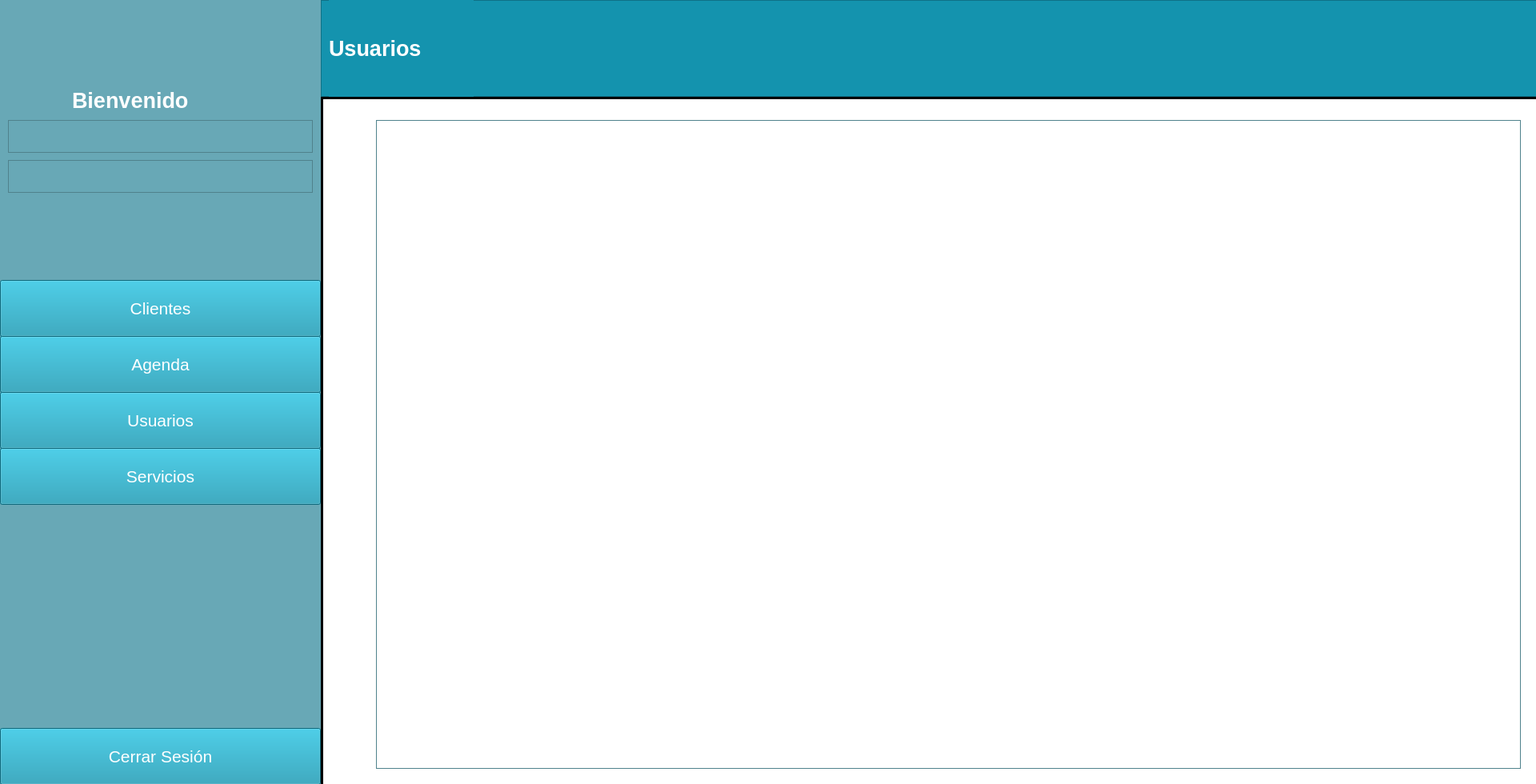
<?xml version="1.0" encoding="UTF-8"?>
<ui version="4.0">
 <class>MainWindow</class>
 <widget class="QMainWindow" name="MainWindow">
  <property name="geometry">
   <rect>
    <x>0</x>
    <y>0</y>
    <width>1920</width>
    <height>980</height>
   </rect>
  </property>
  <property name="palette">
   <palette>
    <active>
     <colorrole role="WindowText">
      <brush brushstyle="SolidPattern">
       <color alpha="255">
        <red>255</red>
        <green>255</green>
        <blue>255</blue>
       </color>
      </brush>
     </colorrole>
     <colorrole role="Light">
      <brush brushstyle="SolidPattern">
       <color alpha="255">
        <red>20</red>
        <green>147</green>
        <blue>174</blue>
       </color>
      </brush>
     </colorrole>
     <colorrole role="Base">
      <brush brushstyle="SolidPattern">
       <color alpha="255">
        <red>255</red>
        <green>255</green>
        <blue>255</blue>
       </color>
      </brush>
     </colorrole>
     <colorrole role="Window">
      <brush brushstyle="SolidPattern">
       <color alpha="255">
        <red>104</red>
        <green>168</green>
        <blue>182</blue>
       </color>
      </brush>
     </colorrole>
    </active>
    <inactive>
     <colorrole role="WindowText">
      <brush brushstyle="SolidPattern">
       <color alpha="255">
        <red>255</red>
        <green>255</green>
        <blue>255</blue>
       </color>
      </brush>
     </colorrole>
     <colorrole role="Light">
      <brush brushstyle="SolidPattern">
       <color alpha="255">
        <red>20</red>
        <green>147</green>
        <blue>174</blue>
       </color>
      </brush>
     </colorrole>
     <colorrole role="Base">
      <brush brushstyle="SolidPattern">
       <color alpha="255">
        <red>255</red>
        <green>255</green>
        <blue>255</blue>
       </color>
      </brush>
     </colorrole>
     <colorrole role="Window">
      <brush brushstyle="SolidPattern">
       <color alpha="255">
        <red>104</red>
        <green>168</green>
        <blue>182</blue>
       </color>
      </brush>
     </colorrole>
    </inactive>
    <disabled>
     <colorrole role="WindowText">
      <brush brushstyle="SolidPattern">
       <color alpha="255">
        <red>120</red>
        <green>120</green>
        <blue>120</blue>
       </color>
      </brush>
     </colorrole>
     <colorrole role="Light">
      <brush brushstyle="SolidPattern">
       <color alpha="255">
        <red>20</red>
        <green>147</green>
        <blue>174</blue>
       </color>
      </brush>
     </colorrole>
     <colorrole role="Base">
      <brush brushstyle="SolidPattern">
       <color alpha="255">
        <red>104</red>
        <green>168</green>
        <blue>182</blue>
       </color>
      </brush>
     </colorrole>
     <colorrole role="Window">
      <brush brushstyle="SolidPattern">
       <color alpha="255">
        <red>104</red>
        <green>168</green>
        <blue>182</blue>
       </color>
      </brush>
     </colorrole>
    </disabled>
   </palette>
  </property>
  <property name="windowTitle">
   <string>Centro de estetica</string>
  </property>
  <property name="windowIcon">
   <iconset>
    <normaloff>../../Downloads/uco/POO/entornoVirtual/_92127008_thinkstockphotos-615094882.jpg</normaloff>../../Downloads/uco/POO/entornoVirtual/_92127008_thinkstockphotos-615094882.jpg</iconset>
  </property>
  <widget class="QWidget" name="centralwidget">
   <property name="enabled">
    <bool>true</bool>
   </property>
   <widget class="QPushButton" name="boton">
    <property name="geometry">
     <rect>
      <x>1080</x>
      <y>660</y>
      <width>150</width>
      <height>45</height>
     </rect>
    </property>
    <property name="font">
     <font>
      <pointsize>16</pointsize>
     </font>
    </property>
    <property name="text">
     <string>Entrar</string>
    </property>
    <property name="icon">
     <iconset>
      <normaloff>../../Downloads/uco/POO/entornoVirtual/_92127008_thinkstockphotos-615094882.jpg</normaloff>../../Downloads/uco/POO/entornoVirtual/_92127008_thinkstockphotos-615094882.jpg</iconset>
    </property>
    <property name="iconSize">
     <size>
      <width>35</width>
      <height>30</height>
     </size>
    </property>
   </widget>
   <widget class="QLabel" name="Title">
    <property name="geometry">
     <rect>
      <x>90</x>
      <y>80</y>
      <width>211</width>
      <height>91</height>
     </rect>
    </property>
    <property name="font">
     <font>
      <family>MS Shell Dlg 2</family>
      <pointsize>20</pointsize>
      <weight>75</weight>
      <italic>false</italic>
      <bold>true</bold>
      <strikeout>false</strikeout>
     </font>
    </property>
    <property name="text">
     <string>Bienvenido</string>
    </property>
   </widget>
   <widget class="QTextEdit" name="Nombre_usuario">
    <property name="geometry">
     <rect>
      <x>10</x>
      <y>150</y>
      <width>381</width>
      <height>41</height>
     </rect>
    </property>
    <property name="styleSheet">
     <string notr="true">background-color: rgb(104, 168, 182);
color: rgb(104, 168, 182);
selection-color: rgb(104, 168, 182);
border-bottom-color: rgb(104, 168, 182);
alternate-background-color: rgb(104, 168, 182);
gridline-color: rgb(104, 168, 182);
border-top-color: rgb(104, 168, 182);
border-color: rgb(104, 168, 182);</string>
    </property>
   </widget>
   <widget class="QLineEdit" name="varA">
    <property name="geometry">
     <rect>
      <x>820</x>
      <y>410</y>
      <width>451</width>
      <height>61</height>
     </rect>
    </property>
    <property name="sizePolicy">
     <sizepolicy hsizetype="Expanding" vsizetype="Fixed">
      <horstretch>0</horstretch>
      <verstretch>0</verstretch>
     </sizepolicy>
    </property>
    <property name="font">
     <font>
      <pointsize>20</pointsize>
     </font>
    </property>
   </widget>
   <widget class="QLineEdit" name="varB">
    <property name="geometry">
     <rect>
      <x>820</x>
      <y>520</y>
      <width>451</width>
      <height>61</height>
     </rect>
    </property>
    <property name="font">
     <font>
      <pointsize>20</pointsize>
     </font>
    </property>
    <property name="echoMode">
     <enum>QLineEdit::Password</enum>
    </property>
   </widget>
   <widget class="QLabel" name="label_2">
    <property name="geometry">
     <rect>
      <x>570</x>
      <y>510</y>
      <width>211</width>
      <height>81</height>
     </rect>
    </property>
    <property name="font">
     <font>
      <pointsize>25</pointsize>
     </font>
    </property>
    <property name="text">
     <string>Contraseña</string>
    </property>
   </widget>
   <widget class="QLabel" name="label_3">
    <property name="geometry">
     <rect>
      <x>600</x>
      <y>410</y>
      <width>141</width>
      <height>51</height>
     </rect>
    </property>
    <property name="font">
     <font>
      <pointsize>25</pointsize>
     </font>
    </property>
    <property name="text">
     <string>Usuario</string>
    </property>
   </widget>
   <widget class="QPushButton" name="cerrarPrograma">
    <property name="geometry">
     <rect>
      <x>840</x>
      <y>660</y>
      <width>150</width>
      <height>45</height>
     </rect>
    </property>
    <property name="font">
     <font>
      <pointsize>16</pointsize>
     </font>
    </property>
    <property name="text">
     <string>Cerrar</string>
    </property>
    <property name="icon">
     <iconset>
      <normaloff>../../Downloads/uco/POO/entornoVirtual/_92127008_thinkstockphotos-615094882.jpg</normaloff>../../Downloads/uco/POO/entornoVirtual/_92127008_thinkstockphotos-615094882.jpg</iconset>
    </property>
    <property name="iconSize">
     <size>
      <width>35</width>
      <height>30</height>
     </size>
    </property>
   </widget>
   <widget class="QTextEdit" name="Documento">
    <property name="geometry">
     <rect>
      <x>10</x>
      <y>200</y>
      <width>381</width>
      <height>41</height>
     </rect>
    </property>
    <property name="styleSheet">
     <string notr="true">background-color: rgb(104, 168, 182);</string>
    </property>
   </widget>
   <widget class="QPushButton" name="botSerRec">
    <property name="geometry">
     <rect>
      <x>0</x>
      <y>560</y>
      <width>401</width>
      <height>71</height>
     </rect>
    </property>
    <property name="palette">
     <palette>
      <active>
       <colorrole role="Button">
        <brush brushstyle="SolidPattern">
         <color alpha="255">
          <red>20</red>
          <green>147</green>
          <blue>174</blue>
         </color>
        </brush>
       </colorrole>
       <colorrole role="Text">
        <brush brushstyle="SolidPattern">
         <color alpha="255">
          <red>255</red>
          <green>255</green>
          <blue>255</blue>
         </color>
        </brush>
       </colorrole>
       <colorrole role="ButtonText">
        <brush brushstyle="SolidPattern">
         <color alpha="255">
          <red>255</red>
          <green>255</green>
          <blue>255</blue>
         </color>
        </brush>
       </colorrole>
       <colorrole role="Base">
        <brush brushstyle="SolidPattern">
         <color alpha="255">
          <red>20</red>
          <green>147</green>
          <blue>174</blue>
         </color>
        </brush>
       </colorrole>
       <colorrole role="Window">
        <brush brushstyle="SolidPattern">
         <color alpha="255">
          <red>20</red>
          <green>147</green>
          <blue>174</blue>
         </color>
        </brush>
       </colorrole>
       <colorrole role="PlaceholderText">
        <brush brushstyle="SolidPattern">
         <color alpha="128">
          <red>255</red>
          <green>255</green>
          <blue>255</blue>
         </color>
        </brush>
       </colorrole>
      </active>
      <inactive>
       <colorrole role="Button">
        <brush brushstyle="SolidPattern">
         <color alpha="255">
          <red>20</red>
          <green>147</green>
          <blue>174</blue>
         </color>
        </brush>
       </colorrole>
       <colorrole role="Text">
        <brush brushstyle="SolidPattern">
         <color alpha="255">
          <red>255</red>
          <green>255</green>
          <blue>255</blue>
         </color>
        </brush>
       </colorrole>
       <colorrole role="ButtonText">
        <brush brushstyle="SolidPattern">
         <color alpha="255">
          <red>255</red>
          <green>255</green>
          <blue>255</blue>
         </color>
        </brush>
       </colorrole>
       <colorrole role="Base">
        <brush brushstyle="SolidPattern">
         <color alpha="255">
          <red>20</red>
          <green>147</green>
          <blue>174</blue>
         </color>
        </brush>
       </colorrole>
       <colorrole role="Window">
        <brush brushstyle="SolidPattern">
         <color alpha="255">
          <red>20</red>
          <green>147</green>
          <blue>174</blue>
         </color>
        </brush>
       </colorrole>
       <colorrole role="PlaceholderText">
        <brush brushstyle="SolidPattern">
         <color alpha="128">
          <red>255</red>
          <green>255</green>
          <blue>255</blue>
         </color>
        </brush>
       </colorrole>
      </inactive>
      <disabled>
       <colorrole role="Button">
        <brush brushstyle="SolidPattern">
         <color alpha="255">
          <red>20</red>
          <green>147</green>
          <blue>174</blue>
         </color>
        </brush>
       </colorrole>
       <colorrole role="Text">
        <brush brushstyle="SolidPattern">
         <color alpha="255">
          <red>120</red>
          <green>120</green>
          <blue>120</blue>
         </color>
        </brush>
       </colorrole>
       <colorrole role="ButtonText">
        <brush brushstyle="SolidPattern">
         <color alpha="255">
          <red>120</red>
          <green>120</green>
          <blue>120</blue>
         </color>
        </brush>
       </colorrole>
       <colorrole role="Base">
        <brush brushstyle="SolidPattern">
         <color alpha="255">
          <red>20</red>
          <green>147</green>
          <blue>174</blue>
         </color>
        </brush>
       </colorrole>
       <colorrole role="Window">
        <brush brushstyle="SolidPattern">
         <color alpha="255">
          <red>20</red>
          <green>147</green>
          <blue>174</blue>
         </color>
        </brush>
       </colorrole>
       <colorrole role="PlaceholderText">
        <brush brushstyle="SolidPattern">
         <color alpha="128">
          <red>0</red>
          <green>0</green>
          <blue>0</blue>
         </color>
        </brush>
       </colorrole>
      </disabled>
     </palette>
    </property>
    <property name="font">
     <font>
      <pointsize>16</pointsize>
     </font>
    </property>
    <property name="styleSheet">
     <string notr="true">background-color: rgb(20, 147, 174);</string>
    </property>
    <property name="text">
     <string>Servicios</string>
    </property>
    <property name="icon">
     <iconset>
      <normaloff>../../Downloads/uco/POO/entornoVirtual/_92127008_thinkstockphotos-615094882.jpg</normaloff>../../Downloads/uco/POO/entornoVirtual/_92127008_thinkstockphotos-615094882.jpg</iconset>
    </property>
    <property name="iconSize">
     <size>
      <width>35</width>
      <height>30</height>
     </size>
    </property>
   </widget>
   <widget class="QPushButton" name="botCliRec">
    <property name="geometry">
     <rect>
      <x>0</x>
      <y>350</y>
      <width>401</width>
      <height>71</height>
     </rect>
    </property>
    <property name="palette">
     <palette>
      <active>
       <colorrole role="Button">
        <brush brushstyle="SolidPattern">
         <color alpha="255">
          <red>20</red>
          <green>147</green>
          <blue>174</blue>
         </color>
        </brush>
       </colorrole>
       <colorrole role="Text">
        <brush brushstyle="SolidPattern">
         <color alpha="255">
          <red>255</red>
          <green>255</green>
          <blue>255</blue>
         </color>
        </brush>
       </colorrole>
       <colorrole role="ButtonText">
        <brush brushstyle="SolidPattern">
         <color alpha="255">
          <red>255</red>
          <green>255</green>
          <blue>255</blue>
         </color>
        </brush>
       </colorrole>
       <colorrole role="Base">
        <brush brushstyle="SolidPattern">
         <color alpha="255">
          <red>20</red>
          <green>147</green>
          <blue>174</blue>
         </color>
        </brush>
       </colorrole>
       <colorrole role="Window">
        <brush brushstyle="SolidPattern">
         <color alpha="255">
          <red>20</red>
          <green>147</green>
          <blue>174</blue>
         </color>
        </brush>
       </colorrole>
       <colorrole role="PlaceholderText">
        <brush brushstyle="SolidPattern">
         <color alpha="128">
          <red>255</red>
          <green>255</green>
          <blue>255</blue>
         </color>
        </brush>
       </colorrole>
      </active>
      <inactive>
       <colorrole role="Button">
        <brush brushstyle="SolidPattern">
         <color alpha="255">
          <red>20</red>
          <green>147</green>
          <blue>174</blue>
         </color>
        </brush>
       </colorrole>
       <colorrole role="Text">
        <brush brushstyle="SolidPattern">
         <color alpha="255">
          <red>255</red>
          <green>255</green>
          <blue>255</blue>
         </color>
        </brush>
       </colorrole>
       <colorrole role="ButtonText">
        <brush brushstyle="SolidPattern">
         <color alpha="255">
          <red>255</red>
          <green>255</green>
          <blue>255</blue>
         </color>
        </brush>
       </colorrole>
       <colorrole role="Base">
        <brush brushstyle="SolidPattern">
         <color alpha="255">
          <red>20</red>
          <green>147</green>
          <blue>174</blue>
         </color>
        </brush>
       </colorrole>
       <colorrole role="Window">
        <brush brushstyle="SolidPattern">
         <color alpha="255">
          <red>20</red>
          <green>147</green>
          <blue>174</blue>
         </color>
        </brush>
       </colorrole>
       <colorrole role="PlaceholderText">
        <brush brushstyle="SolidPattern">
         <color alpha="128">
          <red>255</red>
          <green>255</green>
          <blue>255</blue>
         </color>
        </brush>
       </colorrole>
      </inactive>
      <disabled>
       <colorrole role="Button">
        <brush brushstyle="SolidPattern">
         <color alpha="255">
          <red>20</red>
          <green>147</green>
          <blue>174</blue>
         </color>
        </brush>
       </colorrole>
       <colorrole role="Text">
        <brush brushstyle="SolidPattern">
         <color alpha="255">
          <red>120</red>
          <green>120</green>
          <blue>120</blue>
         </color>
        </brush>
       </colorrole>
       <colorrole role="ButtonText">
        <brush brushstyle="SolidPattern">
         <color alpha="255">
          <red>120</red>
          <green>120</green>
          <blue>120</blue>
         </color>
        </brush>
       </colorrole>
       <colorrole role="Base">
        <brush brushstyle="SolidPattern">
         <color alpha="255">
          <red>20</red>
          <green>147</green>
          <blue>174</blue>
         </color>
        </brush>
       </colorrole>
       <colorrole role="Window">
        <brush brushstyle="SolidPattern">
         <color alpha="255">
          <red>20</red>
          <green>147</green>
          <blue>174</blue>
         </color>
        </brush>
       </colorrole>
       <colorrole role="PlaceholderText">
        <brush brushstyle="SolidPattern">
         <color alpha="128">
          <red>0</red>
          <green>0</green>
          <blue>0</blue>
         </color>
        </brush>
       </colorrole>
      </disabled>
     </palette>
    </property>
    <property name="font">
     <font>
      <pointsize>16</pointsize>
     </font>
    </property>
    <property name="styleSheet">
     <string notr="true">background-color: rgb(20, 147, 174);</string>
    </property>
    <property name="text">
     <string>Clientes</string>
    </property>
    <property name="icon">
     <iconset>
      <normaloff>../../Downloads/uco/POO/entornoVirtual/_92127008_thinkstockphotos-615094882.jpg</normaloff>../../Downloads/uco/POO/entornoVirtual/_92127008_thinkstockphotos-615094882.jpg</iconset>
    </property>
    <property name="iconSize">
     <size>
      <width>35</width>
      <height>30</height>
     </size>
    </property>
   </widget>
   <widget class="QPushButton" name="botAgeRec">
    <property name="geometry">
     <rect>
      <x>0</x>
      <y>420</y>
      <width>401</width>
      <height>71</height>
     </rect>
    </property>
    <property name="palette">
     <palette>
      <active>
       <colorrole role="Button">
        <brush brushstyle="SolidPattern">
         <color alpha="255">
          <red>20</red>
          <green>147</green>
          <blue>174</blue>
         </color>
        </brush>
       </colorrole>
       <colorrole role="Text">
        <brush brushstyle="SolidPattern">
         <color alpha="255">
          <red>255</red>
          <green>255</green>
          <blue>255</blue>
         </color>
        </brush>
       </colorrole>
       <colorrole role="ButtonText">
        <brush brushstyle="SolidPattern">
         <color alpha="255">
          <red>255</red>
          <green>255</green>
          <blue>255</blue>
         </color>
        </brush>
       </colorrole>
       <colorrole role="Base">
        <brush brushstyle="SolidPattern">
         <color alpha="255">
          <red>20</red>
          <green>147</green>
          <blue>174</blue>
         </color>
        </brush>
       </colorrole>
       <colorrole role="Window">
        <brush brushstyle="SolidPattern">
         <color alpha="255">
          <red>20</red>
          <green>147</green>
          <blue>174</blue>
         </color>
        </brush>
       </colorrole>
       <colorrole role="PlaceholderText">
        <brush brushstyle="SolidPattern">
         <color alpha="128">
          <red>255</red>
          <green>255</green>
          <blue>255</blue>
         </color>
        </brush>
       </colorrole>
      </active>
      <inactive>
       <colorrole role="Button">
        <brush brushstyle="SolidPattern">
         <color alpha="255">
          <red>20</red>
          <green>147</green>
          <blue>174</blue>
         </color>
        </brush>
       </colorrole>
       <colorrole role="Text">
        <brush brushstyle="SolidPattern">
         <color alpha="255">
          <red>255</red>
          <green>255</green>
          <blue>255</blue>
         </color>
        </brush>
       </colorrole>
       <colorrole role="ButtonText">
        <brush brushstyle="SolidPattern">
         <color alpha="255">
          <red>255</red>
          <green>255</green>
          <blue>255</blue>
         </color>
        </brush>
       </colorrole>
       <colorrole role="Base">
        <brush brushstyle="SolidPattern">
         <color alpha="255">
          <red>20</red>
          <green>147</green>
          <blue>174</blue>
         </color>
        </brush>
       </colorrole>
       <colorrole role="Window">
        <brush brushstyle="SolidPattern">
         <color alpha="255">
          <red>20</red>
          <green>147</green>
          <blue>174</blue>
         </color>
        </brush>
       </colorrole>
       <colorrole role="PlaceholderText">
        <brush brushstyle="SolidPattern">
         <color alpha="128">
          <red>255</red>
          <green>255</green>
          <blue>255</blue>
         </color>
        </brush>
       </colorrole>
      </inactive>
      <disabled>
       <colorrole role="Button">
        <brush brushstyle="SolidPattern">
         <color alpha="255">
          <red>20</red>
          <green>147</green>
          <blue>174</blue>
         </color>
        </brush>
       </colorrole>
       <colorrole role="Text">
        <brush brushstyle="SolidPattern">
         <color alpha="255">
          <red>120</red>
          <green>120</green>
          <blue>120</blue>
         </color>
        </brush>
       </colorrole>
       <colorrole role="ButtonText">
        <brush brushstyle="SolidPattern">
         <color alpha="255">
          <red>120</red>
          <green>120</green>
          <blue>120</blue>
         </color>
        </brush>
       </colorrole>
       <colorrole role="Base">
        <brush brushstyle="SolidPattern">
         <color alpha="255">
          <red>20</red>
          <green>147</green>
          <blue>174</blue>
         </color>
        </brush>
       </colorrole>
       <colorrole role="Window">
        <brush brushstyle="SolidPattern">
         <color alpha="255">
          <red>20</red>
          <green>147</green>
          <blue>174</blue>
         </color>
        </brush>
       </colorrole>
       <colorrole role="PlaceholderText">
        <brush brushstyle="SolidPattern">
         <color alpha="128">
          <red>0</red>
          <green>0</green>
          <blue>0</blue>
         </color>
        </brush>
       </colorrole>
      </disabled>
     </palette>
    </property>
    <property name="font">
     <font>
      <pointsize>16</pointsize>
     </font>
    </property>
    <property name="styleSheet">
     <string notr="true">background-color: rgb(20, 147, 174);</string>
    </property>
    <property name="text">
     <string>Agenda</string>
    </property>
    <property name="icon">
     <iconset>
      <normaloff>../../Downloads/uco/POO/entornoVirtual/_92127008_thinkstockphotos-615094882.jpg</normaloff>../../Downloads/uco/POO/entornoVirtual/_92127008_thinkstockphotos-615094882.jpg</iconset>
    </property>
    <property name="iconSize">
     <size>
      <width>35</width>
      <height>30</height>
     </size>
    </property>
   </widget>
   <widget class="QPushButton" name="botUsuRec">
    <property name="geometry">
     <rect>
      <x>0</x>
      <y>490</y>
      <width>401</width>
      <height>71</height>
     </rect>
    </property>
    <property name="palette">
     <palette>
      <active>
       <colorrole role="Button">
        <brush brushstyle="SolidPattern">
         <color alpha="255">
          <red>20</red>
          <green>147</green>
          <blue>174</blue>
         </color>
        </brush>
       </colorrole>
       <colorrole role="Text">
        <brush brushstyle="SolidPattern">
         <color alpha="255">
          <red>255</red>
          <green>255</green>
          <blue>255</blue>
         </color>
        </brush>
       </colorrole>
       <colorrole role="ButtonText">
        <brush brushstyle="SolidPattern">
         <color alpha="255">
          <red>255</red>
          <green>255</green>
          <blue>255</blue>
         </color>
        </brush>
       </colorrole>
       <colorrole role="Base">
        <brush brushstyle="SolidPattern">
         <color alpha="255">
          <red>20</red>
          <green>147</green>
          <blue>174</blue>
         </color>
        </brush>
       </colorrole>
       <colorrole role="Window">
        <brush brushstyle="SolidPattern">
         <color alpha="255">
          <red>20</red>
          <green>147</green>
          <blue>174</blue>
         </color>
        </brush>
       </colorrole>
       <colorrole role="PlaceholderText">
        <brush brushstyle="SolidPattern">
         <color alpha="128">
          <red>255</red>
          <green>255</green>
          <blue>255</blue>
         </color>
        </brush>
       </colorrole>
      </active>
      <inactive>
       <colorrole role="Button">
        <brush brushstyle="SolidPattern">
         <color alpha="255">
          <red>20</red>
          <green>147</green>
          <blue>174</blue>
         </color>
        </brush>
       </colorrole>
       <colorrole role="Text">
        <brush brushstyle="SolidPattern">
         <color alpha="255">
          <red>255</red>
          <green>255</green>
          <blue>255</blue>
         </color>
        </brush>
       </colorrole>
       <colorrole role="ButtonText">
        <brush brushstyle="SolidPattern">
         <color alpha="255">
          <red>255</red>
          <green>255</green>
          <blue>255</blue>
         </color>
        </brush>
       </colorrole>
       <colorrole role="Base">
        <brush brushstyle="SolidPattern">
         <color alpha="255">
          <red>20</red>
          <green>147</green>
          <blue>174</blue>
         </color>
        </brush>
       </colorrole>
       <colorrole role="Window">
        <brush brushstyle="SolidPattern">
         <color alpha="255">
          <red>20</red>
          <green>147</green>
          <blue>174</blue>
         </color>
        </brush>
       </colorrole>
       <colorrole role="PlaceholderText">
        <brush brushstyle="SolidPattern">
         <color alpha="128">
          <red>255</red>
          <green>255</green>
          <blue>255</blue>
         </color>
        </brush>
       </colorrole>
      </inactive>
      <disabled>
       <colorrole role="Button">
        <brush brushstyle="SolidPattern">
         <color alpha="255">
          <red>20</red>
          <green>147</green>
          <blue>174</blue>
         </color>
        </brush>
       </colorrole>
       <colorrole role="Text">
        <brush brushstyle="SolidPattern">
         <color alpha="255">
          <red>120</red>
          <green>120</green>
          <blue>120</blue>
         </color>
        </brush>
       </colorrole>
       <colorrole role="ButtonText">
        <brush brushstyle="SolidPattern">
         <color alpha="255">
          <red>120</red>
          <green>120</green>
          <blue>120</blue>
         </color>
        </brush>
       </colorrole>
       <colorrole role="Base">
        <brush brushstyle="SolidPattern">
         <color alpha="255">
          <red>20</red>
          <green>147</green>
          <blue>174</blue>
         </color>
        </brush>
       </colorrole>
       <colorrole role="Window">
        <brush brushstyle="SolidPattern">
         <color alpha="255">
          <red>20</red>
          <green>147</green>
          <blue>174</blue>
         </color>
        </brush>
       </colorrole>
       <colorrole role="PlaceholderText">
        <brush brushstyle="SolidPattern">
         <color alpha="128">
          <red>0</red>
          <green>0</green>
          <blue>0</blue>
         </color>
        </brush>
       </colorrole>
      </disabled>
     </palette>
    </property>
    <property name="font">
     <font>
      <pointsize>16</pointsize>
     </font>
    </property>
    <property name="styleSheet">
     <string notr="true">background-color: rgb(20, 147, 174);</string>
    </property>
    <property name="text">
     <string>Usuarios</string>
    </property>
    <property name="icon">
     <iconset>
      <normaloff>../../Downloads/uco/POO/entornoVirtual/_92127008_thinkstockphotos-615094882.jpg</normaloff>../../Downloads/uco/POO/entornoVirtual/_92127008_thinkstockphotos-615094882.jpg</iconset>
    </property>
    <property name="iconSize">
     <size>
      <width>35</width>
      <height>30</height>
     </size>
    </property>
   </widget>
   <widget class="QPushButton" name="botCerRec">
    <property name="geometry">
     <rect>
      <x>0</x>
      <y>910</y>
      <width>401</width>
      <height>71</height>
     </rect>
    </property>
    <property name="palette">
     <palette>
      <active>
       <colorrole role="Button">
        <brush brushstyle="SolidPattern">
         <color alpha="255">
          <red>20</red>
          <green>147</green>
          <blue>174</blue>
         </color>
        </brush>
       </colorrole>
       <colorrole role="ButtonText">
        <brush brushstyle="SolidPattern">
         <color alpha="255">
          <red>255</red>
          <green>255</green>
          <blue>255</blue>
         </color>
        </brush>
       </colorrole>
       <colorrole role="Base">
        <brush brushstyle="SolidPattern">
         <color alpha="255">
          <red>20</red>
          <green>147</green>
          <blue>174</blue>
         </color>
        </brush>
       </colorrole>
       <colorrole role="Window">
        <brush brushstyle="SolidPattern">
         <color alpha="255">
          <red>20</red>
          <green>147</green>
          <blue>174</blue>
         </color>
        </brush>
       </colorrole>
      </active>
      <inactive>
       <colorrole role="Button">
        <brush brushstyle="SolidPattern">
         <color alpha="255">
          <red>20</red>
          <green>147</green>
          <blue>174</blue>
         </color>
        </brush>
       </colorrole>
       <colorrole role="ButtonText">
        <brush brushstyle="SolidPattern">
         <color alpha="255">
          <red>255</red>
          <green>255</green>
          <blue>255</blue>
         </color>
        </brush>
       </colorrole>
       <colorrole role="Base">
        <brush brushstyle="SolidPattern">
         <color alpha="255">
          <red>20</red>
          <green>147</green>
          <blue>174</blue>
         </color>
        </brush>
       </colorrole>
       <colorrole role="Window">
        <brush brushstyle="SolidPattern">
         <color alpha="255">
          <red>20</red>
          <green>147</green>
          <blue>174</blue>
         </color>
        </brush>
       </colorrole>
      </inactive>
      <disabled>
       <colorrole role="Button">
        <brush brushstyle="SolidPattern">
         <color alpha="255">
          <red>20</red>
          <green>147</green>
          <blue>174</blue>
         </color>
        </brush>
       </colorrole>
       <colorrole role="ButtonText">
        <brush brushstyle="SolidPattern">
         <color alpha="255">
          <red>120</red>
          <green>120</green>
          <blue>120</blue>
         </color>
        </brush>
       </colorrole>
       <colorrole role="Base">
        <brush brushstyle="SolidPattern">
         <color alpha="255">
          <red>20</red>
          <green>147</green>
          <blue>174</blue>
         </color>
        </brush>
       </colorrole>
       <colorrole role="Window">
        <brush brushstyle="SolidPattern">
         <color alpha="255">
          <red>20</red>
          <green>147</green>
          <blue>174</blue>
         </color>
        </brush>
       </colorrole>
      </disabled>
     </palette>
    </property>
    <property name="font">
     <font>
      <pointsize>16</pointsize>
     </font>
    </property>
    <property name="styleSheet">
     <string notr="true">background-color: rgb(20, 147, 174);</string>
    </property>
    <property name="text">
     <string>Cerrar Sesión</string>
    </property>
    <property name="icon">
     <iconset>
      <normaloff>../../Downloads/uco/POO/entornoVirtual/_92127008_thinkstockphotos-615094882.jpg</normaloff>../../Downloads/uco/POO/entornoVirtual/_92127008_thinkstockphotos-615094882.jpg</iconset>
    </property>
    <property name="iconSize">
     <size>
      <width>35</width>
      <height>30</height>
     </size>
    </property>
   </widget>
   <widget class="QTableView" name="tableView">
    <property name="geometry">
     <rect>
      <x>470</x>
      <y>150</y>
      <width>1431</width>
      <height>811</height>
     </rect>
    </property>
   </widget>
   <widget class="QFrame" name="frame">
    <property name="geometry">
     <rect>
      <x>401</x>
      <y>0</y>
      <width>1571</width>
      <height>121</height>
     </rect>
    </property>
    <property name="styleSheet">
     <string notr="true">background-color: rgb(20, 147, 174);</string>
    </property>
    <property name="frameShape">
     <enum>QFrame::StyledPanel</enum>
    </property>
    <property name="frameShadow">
     <enum>QFrame::Raised</enum>
    </property>
    <widget class="QLabel" name="Title_2">
     <property name="geometry">
      <rect>
       <x>10</x>
       <y>0</y>
       <width>181</width>
       <height>121</height>
      </rect>
     </property>
     <property name="palette">
      <palette>
       <active>
        <colorrole role="WindowText">
         <brush brushstyle="SolidPattern">
          <color alpha="255">
           <red>255</red>
           <green>255</green>
           <blue>255</blue>
          </color>
         </brush>
        </colorrole>
        <colorrole role="Button">
         <brush brushstyle="SolidPattern">
          <color alpha="255">
           <red>20</red>
           <green>147</green>
           <blue>174</blue>
          </color>
         </brush>
        </colorrole>
        <colorrole role="Base">
         <brush brushstyle="SolidPattern">
          <color alpha="255">
           <red>20</red>
           <green>147</green>
           <blue>174</blue>
          </color>
         </brush>
        </colorrole>
        <colorrole role="Window">
         <brush brushstyle="SolidPattern">
          <color alpha="255">
           <red>20</red>
           <green>147</green>
           <blue>174</blue>
          </color>
         </brush>
        </colorrole>
       </active>
       <inactive>
        <colorrole role="WindowText">
         <brush brushstyle="SolidPattern">
          <color alpha="255">
           <red>255</red>
           <green>255</green>
           <blue>255</blue>
          </color>
         </brush>
        </colorrole>
        <colorrole role="Button">
         <brush brushstyle="SolidPattern">
          <color alpha="255">
           <red>20</red>
           <green>147</green>
           <blue>174</blue>
          </color>
         </brush>
        </colorrole>
        <colorrole role="Base">
         <brush brushstyle="SolidPattern">
          <color alpha="255">
           <red>20</red>
           <green>147</green>
           <blue>174</blue>
          </color>
         </brush>
        </colorrole>
        <colorrole role="Window">
         <brush brushstyle="SolidPattern">
          <color alpha="255">
           <red>20</red>
           <green>147</green>
           <blue>174</blue>
          </color>
         </brush>
        </colorrole>
       </inactive>
       <disabled>
        <colorrole role="WindowText">
         <brush brushstyle="SolidPattern">
          <color alpha="255">
           <red>120</red>
           <green>120</green>
           <blue>120</blue>
          </color>
         </brush>
        </colorrole>
        <colorrole role="Button">
         <brush brushstyle="SolidPattern">
          <color alpha="255">
           <red>20</red>
           <green>147</green>
           <blue>174</blue>
          </color>
         </brush>
        </colorrole>
        <colorrole role="Base">
         <brush brushstyle="SolidPattern">
          <color alpha="255">
           <red>20</red>
           <green>147</green>
           <blue>174</blue>
          </color>
         </brush>
        </colorrole>
        <colorrole role="Window">
         <brush brushstyle="SolidPattern">
          <color alpha="255">
           <red>20</red>
           <green>147</green>
           <blue>174</blue>
          </color>
         </brush>
        </colorrole>
       </disabled>
      </palette>
     </property>
     <property name="font">
      <font>
       <family>MS Shell Dlg 2</family>
       <pointsize>20</pointsize>
       <weight>75</weight>
       <italic>false</italic>
       <bold>true</bold>
       <strikeout>false</strikeout>
      </font>
     </property>
     <property name="text">
      <string>Usuarios</string>
     </property>
    </widget>
   </widget>
   <widget class="QFrame" name="frame_2">
    <property name="geometry">
     <rect>
      <x>401</x>
      <y>50</y>
      <width>1711</width>
      <height>1041</height>
     </rect>
    </property>
    <property name="styleSheet">
     <string notr="true">background-color: rgb(255, 255, 255);</string>
    </property>
    <property name="frameShape">
     <enum>QFrame::StyledPanel</enum>
    </property>
    <property name="frameShadow">
     <enum>QFrame::Raised</enum>
    </property>
    <widget class="QFrame" name="frame_3">
     <property name="geometry">
      <rect>
       <x>0</x>
       <y>-120</y>
       <width>3</width>
       <height>1101</height>
      </rect>
     </property>
     <property name="styleSheet">
      <string notr="true">background-color: rgb(0, 0, 0);</string>
     </property>
     <property name="frameShape">
      <enum>QFrame::StyledPanel</enum>
     </property>
     <property name="frameShadow">
      <enum>QFrame::Raised</enum>
     </property>
    </widget>
    <widget class="QFrame" name="frame_4">
     <property name="geometry">
      <rect>
       <x>0</x>
       <y>70</y>
       <width>1651</width>
       <height>4</height>
      </rect>
     </property>
     <property name="styleSheet">
      <string notr="true">background-color: rgb(0, 0, 0);</string>
     </property>
     <property name="frameShape">
      <enum>QFrame::StyledPanel</enum>
     </property>
     <property name="frameShadow">
      <enum>QFrame::Raised</enum>
     </property>
    </widget>
   </widget>
   <zorder>frame_2</zorder>
   <zorder>boton</zorder>
   <zorder>Title</zorder>
   <zorder>Nombre_usuario</zorder>
   <zorder>varA</zorder>
   <zorder>varB</zorder>
   <zorder>label_2</zorder>
   <zorder>label_3</zorder>
   <zorder>cerrarPrograma</zorder>
   <zorder>Documento</zorder>
   <zorder>botSerRec</zorder>
   <zorder>botCerRec</zorder>
   <zorder>botCliRec</zorder>
   <zorder>botAgeRec</zorder>
   <zorder>botUsuRec</zorder>
   <zorder>tableView</zorder>
   <zorder>frame</zorder>
  </widget>
 </widget>
 <resources/>
 <connections/>
</ui>
